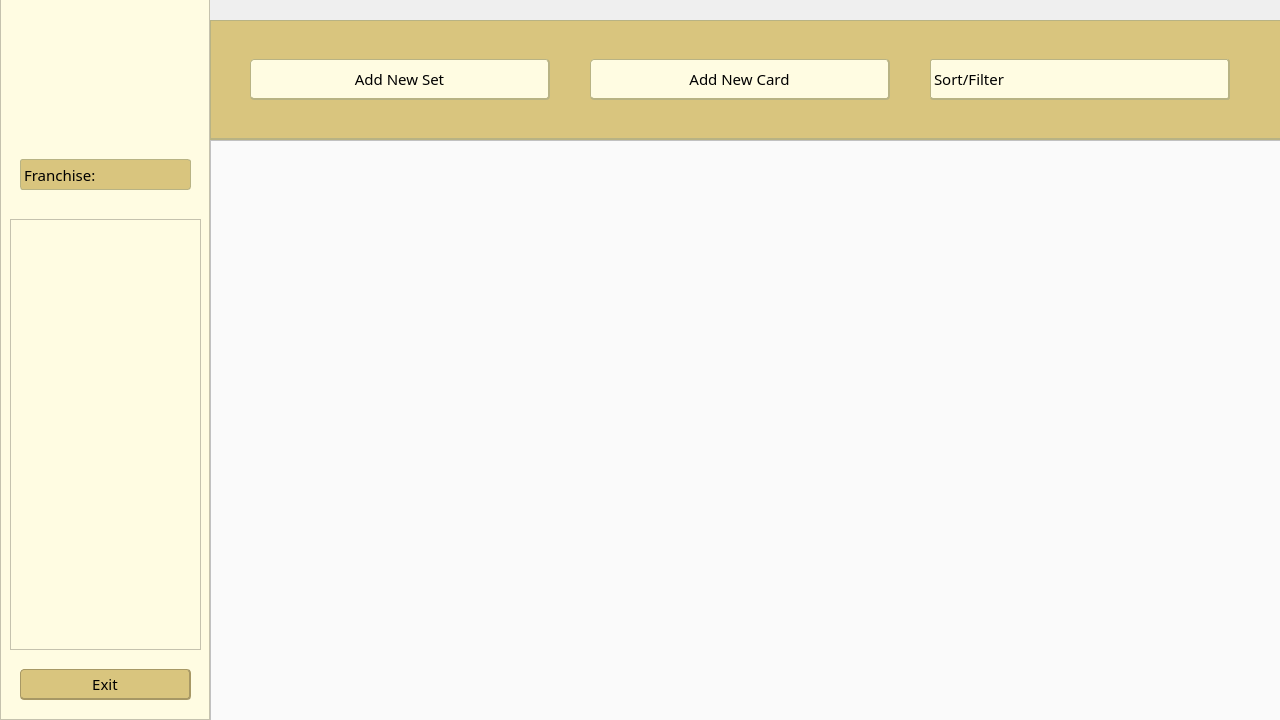
<?xml version="1.0" encoding="UTF-8"?>
<ui version="4.0">
 <class>UserHome</class>
 <widget class="QMainWindow" name="UserHome">
  <property name="geometry">
   <rect>
    <x>0</x>
    <y>0</y>
    <width>1280</width>
    <height>720</height>
   </rect>
  </property>
  <property name="minimumSize">
   <size>
    <width>1280</width>
    <height>720</height>
   </size>
  </property>
  <property name="maximumSize">
   <size>
    <width>1280</width>
    <height>720</height>
   </size>
  </property>
  <property name="windowTitle">
   <string>MainWindow</string>
  </property>
  <property name="autoFillBackground">
   <bool>false</bool>
  </property>
  <property name="styleSheet">
   <string notr="true">QComboBox {
    border: 1px solid #B8B384;
    border-radius: 3px;
    padding: 1px 18px 1px 3px;
    min-width: 6em;
	text-align: center;
	background-color: rgb(255, 252, 226);
}

QComboBox::drop-down {
    subcontrol-origin: padding;
    subcontrol-position: top right;
    width: 15px;

   
    border-left-style: solid; /* just a single line */
    border-top-right-radius: 3px; /* same radius as the QComboBox */
    border-bottom-right-radius: 3px;
}

QComboBox::down-arrow {
    image: url(:/img/down-filled-triangular-arrow.png);
	width: 15px;
	right: 5px
	
}

QComboBox::down-arrow:on { /* shift the arrow when popup is open */
    image: url(:/img/up-filled-triangular-arrow.png);
	width: 15px;
	right: 5px
}



</string>
  </property>
  <widget class="QWidget" name="centralwidget">
   <property name="styleSheet">
    <string notr="true"/>
   </property>
   <widget class="QFrame" name="frame">
    <property name="geometry">
     <rect>
      <x>0</x>
      <y>-1</y>
      <width>210</width>
      <height>721</height>
     </rect>
    </property>
    <property name="styleSheet">
     <string notr="true">background-color: #FFFCE2;</string>
    </property>
    <property name="frameShape">
     <enum>QFrame::StyledPanel</enum>
    </property>
    <property name="frameShadow">
     <enum>QFrame::Raised</enum>
    </property>
    <widget class="QLabel" name="label">
     <property name="geometry">
      <rect>
       <x>50</x>
       <y>20</y>
       <width>111</width>
       <height>101</height>
      </rect>
     </property>
     <property name="text">
      <string>&lt;html&gt;&lt;head/&gt;&lt;body&gt;&lt;p&gt;&lt;img src=&quot;:/img/SmallCardVaultLogo.png&quot;/&gt;&lt;/p&gt;&lt;/body&gt;&lt;/html&gt;</string>
     </property>
    </widget>
    <widget class="QComboBox" name="setsCombo">
     <property name="geometry">
      <rect>
       <x>20</x>
       <y>160</y>
       <width>171</width>
       <height>31</height>
      </rect>
     </property>
     <property name="font">
      <font>
       <family>Bahnschrift Light</family>
       <pointsize>11</pointsize>
      </font>
     </property>
     <property name="styleSheet">
      <string notr="true">background-color: rgb(217, 197, 126);</string>
     </property>
     <item>
      <property name="text">
       <string>Franchise:</string>
      </property>
     </item>
    </widget>
    <widget class="QPushButton" name="exitButton">
     <property name="geometry">
      <rect>
       <x>20</x>
       <y>670</y>
       <width>171</width>
       <height>31</height>
      </rect>
     </property>
     <property name="font">
      <font>
       <family>Bahnschrift</family>
       <pointsize>11</pointsize>
      </font>
     </property>
     <property name="styleSheet">
      <string notr="true">background-color: rgb(217, 197, 126);
border: 1px solid #A79865;
border-bottom: 2px solid #A79865;
border-right: 2px solid #A79865;
border-radius: 4px;</string>
     </property>
     <property name="text">
      <string>Exit</string>
     </property>
    </widget>
    <widget class="QListWidget" name="setsList">
     <property name="geometry">
      <rect>
       <x>10</x>
       <y>220</y>
       <width>191</width>
       <height>431</height>
      </rect>
     </property>
    </widget>
   </widget>
   <widget class="QFrame" name="frame_2">
    <property name="geometry">
     <rect>
      <x>210</x>
      <y>20</y>
      <width>1081</width>
      <height>120</height>
     </rect>
    </property>
    <property name="styleSheet">
     <string notr="true">background-color: #d9c57e;
border: 1px solid #b8b384;
border-bottom: 2px solid #b8b384;
border-right: 2px solid #b8b384;
</string>
    </property>
    <property name="frameShape">
     <enum>QFrame::StyledPanel</enum>
    </property>
    <property name="frameShadow">
     <enum>QFrame::Raised</enum>
    </property>
    <widget class="QComboBox" name="filterCombo">
     <property name="geometry">
      <rect>
       <x>720</x>
       <y>39</y>
       <width>300</width>
       <height>41</height>
      </rect>
     </property>
     <property name="font">
      <font>
       <family>Bahnschrift</family>
       <pointsize>11</pointsize>
      </font>
     </property>
     <property name="autoFillBackground">
      <bool>false</bool>
     </property>
     <property name="styleSheet">
      <string notr="true">background-color: rgb(255, 252, 226);
border-color: rgb(184, 179, 132);</string>
     </property>
     <property name="editable">
      <bool>false</bool>
     </property>
     <property name="currentText">
      <string notr="true"/>
     </property>
     <property name="currentIndex">
      <number>-1</number>
     </property>
     <property name="placeholderText">
      <string>Sort/Filter</string>
     </property>
     <item>
      <property name="text">
       <string>All</string>
      </property>
     </item>
     <item>
      <property name="text">
       <string>Collected</string>
      </property>
     </item>
     <item>
      <property name="text">
       <string>Not Collected</string>
      </property>
     </item>
     <item>
      <property name="text">
       <string>Common</string>
      </property>
     </item>
     <item>
      <property name="text">
       <string>Uncommon</string>
      </property>
     </item>
     <item>
      <property name="text">
       <string>Rare</string>
      </property>
     </item>
     <item>
      <property name="text">
       <string>Holo+</string>
      </property>
     </item>
    </widget>
    <widget class="QPushButton" name="userNewSet">
     <property name="geometry">
      <rect>
       <x>40</x>
       <y>39</y>
       <width>300</width>
       <height>41</height>
      </rect>
     </property>
     <property name="font">
      <font>
       <family>Bahnschrift</family>
       <pointsize>11</pointsize>
      </font>
     </property>
     <property name="styleSheet">
      <string notr="true">background-color: rgb(255, 252, 226);
border-radius: 4px;

</string>
     </property>
     <property name="text">
      <string>Add New Set</string>
     </property>
    </widget>
    <widget class="QPushButton" name="userNewCard">
     <property name="geometry">
      <rect>
       <x>380</x>
       <y>39</y>
       <width>300</width>
       <height>41</height>
      </rect>
     </property>
     <property name="font">
      <font>
       <family>Bahnschrift</family>
       <pointsize>11</pointsize>
      </font>
     </property>
     <property name="styleSheet">
      <string notr="true">background-color: rgb(255, 252, 226);
border-color: rgb(184, 179, 132);
border-radius: 4px</string>
     </property>
     <property name="text">
      <string>Add New Card</string>
     </property>
    </widget>
   </widget>
   <widget class="QFrame" name="cardsFrame">
    <property name="geometry">
     <rect>
      <x>210</x>
      <y>140</y>
      <width>1071</width>
      <height>581</height>
     </rect>
    </property>
    <property name="styleSheet">
     <string notr="true">background-color: rgb(250, 250, 250);
</string>
    </property>
    <property name="frameShape">
     <enum>QFrame::StyledPanel</enum>
    </property>
    <property name="frameShadow">
     <enum>QFrame::Raised</enum>
    </property>
    <widget class="QScrollArea" name="scrollArea">
     <property name="geometry">
      <rect>
       <x>70</x>
       <y>40</y>
       <width>921</width>
       <height>491</height>
      </rect>
     </property>
     <property name="font">
      <font>
       <family>Bahnschrift Light</family>
       <pointsize>10</pointsize>
      </font>
     </property>
     <property name="styleSheet">
      <string notr="true"/>
     </property>
     <property name="frameShape">
      <enum>QFrame::NoFrame</enum>
     </property>
     <property name="widgetResizable">
      <bool>true</bool>
     </property>
     <widget class="QWidget" name="scrollAreaWidgetContents">
      <property name="geometry">
       <rect>
        <x>0</x>
        <y>0</y>
        <width>921</width>
        <height>491</height>
       </rect>
      </property>
     </widget>
    </widget>
   </widget>
  </widget>
 </widget>
 <resources/>
 <connections/>
</ui>
